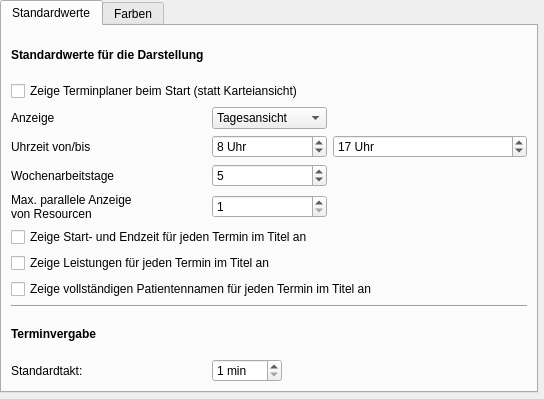
<?xml version="1.0" encoding="UTF-8"?>
<ui version="4.0">
 <class>ConfPlannerDisplay</class>
 <widget class="QWidget" name="ConfPlannerDisplay">
  <property name="geometry">
   <rect>
    <x>0</x>
    <y>0</y>
    <width>544</width>
    <height>399</height>
   </rect>
  </property>
  <property name="windowTitle">
   <string>Form</string>
  </property>
  <layout class="QGridLayout" name="gridLayout">
   <property name="margin">
    <number>0</number>
   </property>
   <item row="3" column="1">
    <widget class="QWidget" name="widget" native="true">
     <layout class="QGridLayout" name="gridLayout_2">
      <property name="margin">
       <number>0</number>
      </property>
     </layout>
    </widget>
   </item>
   <item row="0" column="0">
    <widget class="QTabWidget" name="tabWidget">
     <property name="currentIndex">
      <number>0</number>
     </property>
     <widget class="QWidget" name="tab">
      <attribute name="title">
       <string>Standardwerte</string>
      </attribute>
      <layout class="QGridLayout" name="gridLayout_3">
       <item row="0" column="0" colspan="3">
        <widget class="QLabel" name="label">
         <property name="font">
          <font>
           <weight>75</weight>
           <bold>true</bold>
          </font>
         </property>
         <property name="text">
          <string>Standardwerte für die Darstellung</string>
         </property>
        </widget>
       </item>
       <item row="1" column="0" colspan="3">
        <widget class="QCheckBox" name="cbStartPlanner">
         <property name="text">
          <string>Zeige Terminplaner beim Start (statt Karteiansicht)</string>
         </property>
        </widget>
       </item>
       <item row="2" column="0">
        <widget class="QLabel" name="label_3">
         <property name="text">
          <string>Anzeige</string>
         </property>
        </widget>
       </item>
       <item row="2" column="1">
        <widget class="QComboBox" name="cbView">
         <item>
          <property name="text">
           <string>Tagesansicht</string>
          </property>
         </item>
         <item>
          <property name="text">
           <string>Wochenansicht</string>
          </property>
         </item>
        </widget>
       </item>
       <item row="3" column="0">
        <widget class="QLabel" name="label_2">
         <property name="text">
          <string>Uhrzeit von/bis</string>
         </property>
        </widget>
       </item>
       <item row="3" column="1">
        <widget class="QSpinBox" name="spFrom">
         <property name="suffix">
          <string> Uhr</string>
         </property>
         <property name="maximum">
          <number>22</number>
         </property>
         <property name="value">
          <number>8</number>
         </property>
        </widget>
       </item>
       <item row="3" column="2">
        <widget class="QSpinBox" name="spTo">
         <property name="suffix">
          <string> Uhr</string>
         </property>
         <property name="minimum">
          <number>1</number>
         </property>
         <property name="maximum">
          <number>24</number>
         </property>
         <property name="value">
          <number>17</number>
         </property>
        </widget>
       </item>
       <item row="4" column="0">
        <widget class="QLabel" name="label_4">
         <property name="text">
          <string>Wochenarbeitstage</string>
         </property>
        </widget>
       </item>
       <item row="4" column="1">
        <widget class="QSpinBox" name="spWeekDays">
         <property name="minimum">
          <number>2</number>
         </property>
         <property name="maximum">
          <number>7</number>
         </property>
         <property name="value">
          <number>5</number>
         </property>
        </widget>
       </item>
       <item row="5" column="0">
        <widget class="QLabel" name="label_13">
         <property name="text">
          <string>Max. parallele Anzeige
von Resourcen</string>
         </property>
        </widget>
       </item>
       <item row="5" column="1">
        <widget class="QSpinBox" name="spNumResDisplay">
         <property name="minimum">
          <number>1</number>
         </property>
         <property name="maximum">
          <number>99</number>
         </property>
        </widget>
       </item>
       <item row="6" column="0" colspan="3">
        <widget class="QCheckBox" name="cbShowStartEnd">
         <property name="text">
          <string>Zeige Start- und Endzeit für jeden Termin im Titel an</string>
         </property>
        </widget>
       </item>
       <item row="7" column="0" colspan="3">
        <widget class="QCheckBox" name="cbShowActivities">
         <property name="text">
          <string>Zeige Leistungen für jeden Termin im Titel an</string>
         </property>
        </widget>
       </item>
       <item row="9" column="0" colspan="3">
        <widget class="Line" name="line_2">
         <property name="orientation">
          <enum>Qt::Horizontal</enum>
         </property>
        </widget>
       </item>
       <item row="10" column="0" colspan="3">
        <widget class="QLabel" name="label_14">
         <property name="font">
          <font>
           <weight>75</weight>
           <bold>true</bold>
          </font>
         </property>
         <property name="text">
          <string>Terminvergabe</string>
         </property>
        </widget>
       </item>
       <item row="11" column="0">
        <widget class="QLabel" name="label_15">
         <property name="text">
          <string>Standardtakt:</string>
         </property>
        </widget>
       </item>
       <item row="11" column="1">
        <widget class="QSpinBox" name="spWorkInterval">
         <property name="maximumSize">
          <size>
           <width>70</width>
           <height>16777215</height>
          </size>
         </property>
         <property name="suffix">
          <string> min</string>
         </property>
         <property name="minimum">
          <number>1</number>
         </property>
         <property name="maximum">
          <number>60</number>
         </property>
        </widget>
       </item>
       <item row="8" column="0" colspan="3">
        <widget class="QCheckBox" name="cbShowFullName">
         <property name="toolTip">
          <string/>
         </property>
         <property name="text">
          <string>Zeige vollständigen Patientennamen für jeden Termin im Titel an</string>
         </property>
        </widget>
       </item>
      </layout>
     </widget>
     <widget class="QWidget" name="tab_2">
      <attribute name="title">
       <string>Farben</string>
      </attribute>
      <layout class="QGridLayout" name="gridLayout_4">
       <item row="0" column="0" colspan="3">
        <widget class="QLabel" name="label_5">
         <property name="font">
          <font>
           <weight>75</weight>
           <bold>true</bold>
          </font>
         </property>
         <property name="text">
          <string>Farben für Terminarten</string>
         </property>
        </widget>
       </item>
       <item row="1" column="0">
        <widget class="QLabel" name="label_6">
         <property name="text">
          <string>Behandlung</string>
         </property>
        </widget>
       </item>
       <item row="1" column="1">
        <widget class="QWidget" name="widgetTherapy" native="true">
         <property name="autoFillBackground">
          <bool>true</bool>
         </property>
        </widget>
       </item>
       <item row="1" column="2">
        <widget class="QPushButton" name="pbTherapy">
         <property name="minimumSize">
          <size>
           <width>0</width>
           <height>0</height>
          </size>
         </property>
         <property name="maximumSize">
          <size>
           <width>20</width>
           <height>16777215</height>
          </size>
         </property>
         <property name="text">
          <string>..</string>
         </property>
        </widget>
       </item>
       <item row="2" column="0">
        <widget class="QLabel" name="label_7">
         <property name="text">
          <string>Kurs</string>
         </property>
        </widget>
       </item>
       <item row="2" column="1">
        <widget class="QWidget" name="widgetCourse" native="true">
         <property name="autoFillBackground">
          <bool>true</bool>
         </property>
        </widget>
       </item>
       <item row="2" column="2">
        <widget class="QPushButton" name="pbCourse">
         <property name="maximumSize">
          <size>
           <width>20</width>
           <height>16777215</height>
          </size>
         </property>
         <property name="text">
          <string>..</string>
         </property>
        </widget>
       </item>
       <item row="3" column="0">
        <widget class="QLabel" name="label_8">
         <property name="text">
          <string>Besprechung</string>
         </property>
        </widget>
       </item>
       <item row="3" column="1">
        <widget class="QWidget" name="widgetMeeting" native="true">
         <property name="autoFillBackground">
          <bool>true</bool>
         </property>
        </widget>
       </item>
       <item row="3" column="2">
        <widget class="QPushButton" name="pbMeeting">
         <property name="maximumSize">
          <size>
           <width>20</width>
           <height>16777215</height>
          </size>
         </property>
         <property name="text">
          <string>..</string>
         </property>
        </widget>
       </item>
       <item row="4" column="0">
        <widget class="QLabel" name="label_9">
         <property name="text">
          <string>Fortbildung</string>
         </property>
        </widget>
       </item>
       <item row="4" column="1">
        <widget class="QWidget" name="widgetTraining" native="true">
         <property name="autoFillBackground">
          <bool>true</bool>
         </property>
        </widget>
       </item>
       <item row="4" column="2">
        <widget class="QPushButton" name="pbTraining">
         <property name="maximumSize">
          <size>
           <width>20</width>
           <height>16777215</height>
          </size>
         </property>
         <property name="text">
          <string>..</string>
         </property>
        </widget>
       </item>
       <item row="5" column="0">
        <widget class="QLabel" name="label_10">
         <property name="text">
          <string>Urlaub</string>
         </property>
        </widget>
       </item>
       <item row="5" column="1">
        <widget class="QWidget" name="widgetHoliday" native="true">
         <property name="autoFillBackground">
          <bool>true</bool>
         </property>
        </widget>
       </item>
       <item row="5" column="2">
        <widget class="QPushButton" name="pbHoliday">
         <property name="maximumSize">
          <size>
           <width>20</width>
           <height>16777215</height>
          </size>
         </property>
         <property name="text">
          <string>..</string>
         </property>
        </widget>
       </item>
       <item row="6" column="0">
        <widget class="QLabel" name="label_11">
         <property name="text">
          <string>Betriebsferien</string>
         </property>
        </widget>
       </item>
       <item row="6" column="1">
        <widget class="QWidget" name="widgetCorpHoliday" native="true">
         <property name="autoFillBackground">
          <bool>true</bool>
         </property>
        </widget>
       </item>
       <item row="6" column="2">
        <widget class="QPushButton" name="pbCorpHoliday">
         <property name="maximumSize">
          <size>
           <width>20</width>
           <height>16777215</height>
          </size>
         </property>
         <property name="text">
          <string>..</string>
         </property>
        </widget>
       </item>
       <item row="7" column="0">
        <widget class="QLabel" name="label_16">
         <property name="text">
          <string>Hausbesuch</string>
         </property>
        </widget>
       </item>
       <item row="7" column="1">
        <widget class="QWidget" name="widgetVisit" native="true">
         <property name="autoFillBackground">
          <bool>true</bool>
         </property>
        </widget>
       </item>
       <item row="7" column="2">
        <widget class="QPushButton" name="pbVisit">
         <property name="maximumSize">
          <size>
           <width>20</width>
           <height>16777215</height>
          </size>
         </property>
         <property name="text">
          <string>..</string>
         </property>
        </widget>
       </item>
       <item row="8" column="0">
        <widget class="QLabel" name="label_17">
         <property name="text">
          <string>Pausenzeit</string>
         </property>
        </widget>
       </item>
       <item row="8" column="1">
        <widget class="QWidget" name="widgetBreak" native="true">
         <property name="autoFillBackground">
          <bool>true</bool>
         </property>
        </widget>
       </item>
       <item row="8" column="2">
        <widget class="QPushButton" name="pbBreak">
         <property name="maximumSize">
          <size>
           <width>20</width>
           <height>16777215</height>
          </size>
         </property>
         <property name="text">
          <string>..</string>
         </property>
        </widget>
       </item>
       <item row="9" column="0">
        <widget class="QLabel" name="label_12">
         <property name="text">
          <string>Sonstiges</string>
         </property>
        </widget>
       </item>
       <item row="9" column="1">
        <widget class="QWidget" name="widgetOther" native="true">
         <property name="autoFillBackground">
          <bool>true</bool>
         </property>
        </widget>
       </item>
       <item row="10" column="0">
        <widget class="QLabel" name="label_18">
         <property name="text">
          <string>Fahrzeit</string>
         </property>
        </widget>
       </item>
       <item row="10" column="1">
        <widget class="QWidget" name="widgetDrive" native="true">
         <property name="autoFillBackground">
          <bool>true</bool>
         </property>
        </widget>
       </item>
       <item row="9" column="2">
        <widget class="QPushButton" name="pbOther">
         <property name="maximumSize">
          <size>
           <width>20</width>
           <height>16777215</height>
          </size>
         </property>
         <property name="text">
          <string>..</string>
         </property>
        </widget>
       </item>
       <item row="10" column="2">
        <widget class="QPushButton" name="pbDrive">
         <property name="maximumSize">
          <size>
           <width>20</width>
           <height>16777215</height>
          </size>
         </property>
         <property name="text">
          <string>..</string>
         </property>
        </widget>
       </item>
      </layout>
     </widget>
    </widget>
   </item>
  </layout>
 </widget>
 <resources/>
 <connections/>
</ui>
